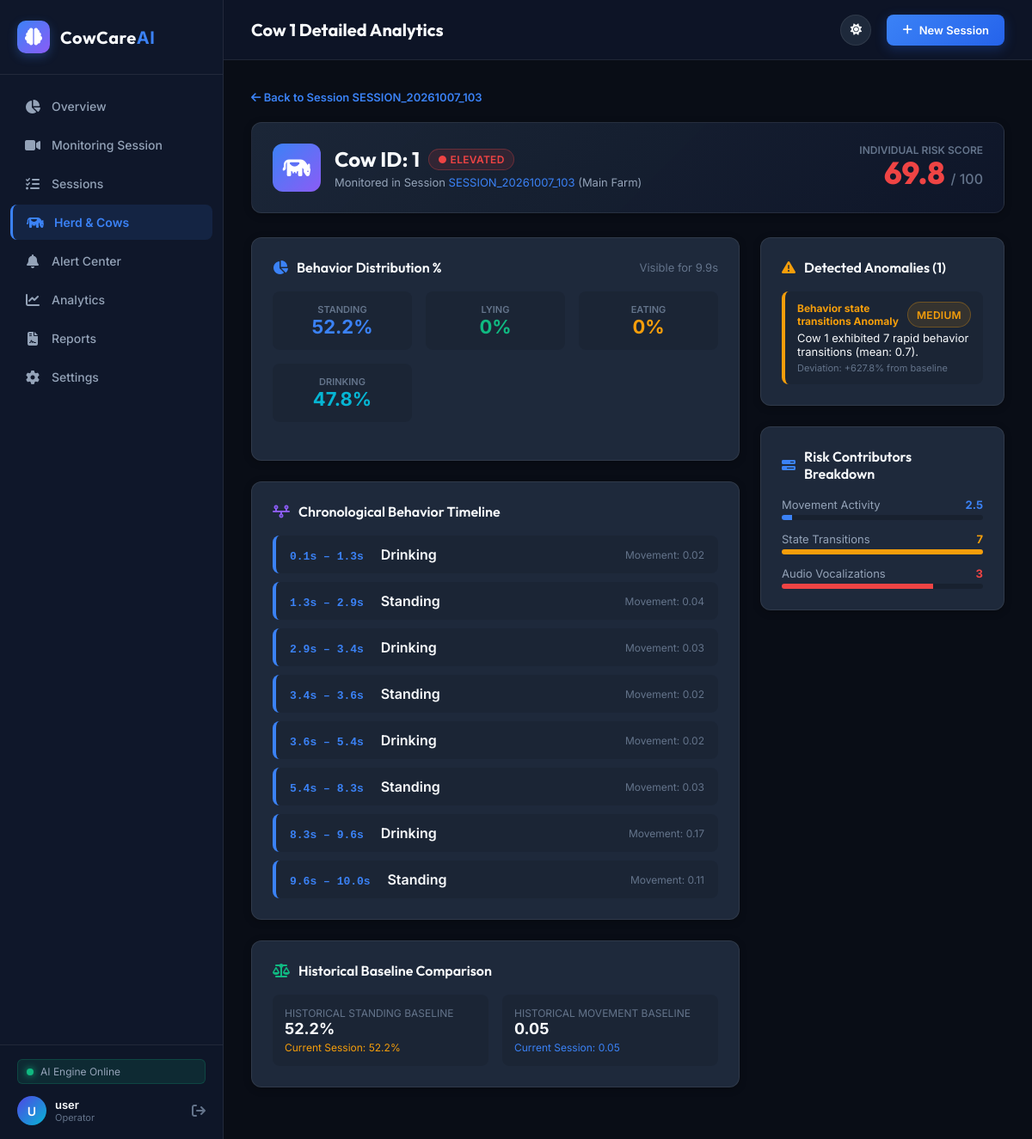
The page /cow/9/1 (signed in) on the database its author committed.
### tables this page shows
CREATE TABLE predictions (
            id              INTEGER PRIMARY KEY AUTOINCREMENT,
            user_id         INTEGER NOT NULL,
            video_input     TEXT,
            left_audio      TEXT,
            right_audio     TEXT,
            video_output    TEXT,
            csv_report      TEXT,
            html_report     TEXT,
            total_cows      INTEGER DEFAULT 0,
            total_alerts    INTEGER DEFAULT 0,
            alert_flag      INTEGER DEFAULT 0,
            status          TEXT DEFAULT 'pending',
            created         TEXT DEFAULT CURRENT_TIMESTAMP,
            finished        TEXT, session_code TEXT, farm_name TEXT DEFAULT 'Main Farm', location TEXT DEFAULT 'Barn A', camera_id TEXT DEFAULT 'Cam 1', duration REAL DEFAULT 0.0, left_duration REAL DEFAULT 0.0, right_duration REAL DEFAULT 0.0, sync_status TEXT DEFAULT 'Synchronized', total_events INTEGER DEFAULT 0, total_anomalies INTEGER DEFAULT 0, overall_risk REAL DEFAULT 0.0,
            FOREIGN KEY(user_id) REFERENCES users(id)
        );

CREATE TABLE cow_profiles (
            id                    INTEGER PRIMARY KEY AUTOINCREMENT,
            prediction_id         INTEGER NOT NULL,
            cow_id                TEXT NOT NULL,
            first_seen            REAL,
            last_seen             REAL,
            visible_duration      REAL,
            dominant_behavior     TEXT,
            standing_pct          REAL DEFAULT 0.0,
            lying_pct             REAL DEFAULT 0.0,
            eating_pct            REAL DEFAULT 0.0,
            drinking_pct          REAL DEFAULT 0.0,
            aggressive_pct        REAL DEFAULT 0.0,
            rumination_pct        REAL DEFAULT 0.0,
            movement_score        REAL DEFAULT 0.0,
            transitions_count     INTEGER DEFAULT 0,
            interaction_count     INTEGER DEFAULT 0,
            anomaly_count         INTEGER DEFAULT 0,
            audio_event_count     INTEGER DEFAULT 0,
            risk_score            REAL DEFAULT 0.0,
            risk_status           TEXT DEFAULT 'NORMAL',
            FOREIGN KEY(prediction_id) REFERENCES predictions(id) ON DELETE CASCADE
        );

CREATE TABLE behavior_timelines (
            id            INTEGER PRIMARY KEY AUTOINCREMENT,
            prediction_id INTEGER NOT NULL,
            cow_id        TEXT NOT NULL,
            start_time    REAL NOT NULL,
            end_time      REAL NOT NULL,
            behavior      TEXT NOT NULL,
            confidence    REAL DEFAULT 0.0,
            movement      REAL DEFAULT 0.0,
            FOREIGN KEY(prediction_id) REFERENCES predictions(id) ON DELETE CASCADE
        );

CREATE TABLE cow_baselines (
            id             INTEGER PRIMARY KEY AUTOINCREMENT,
            user_id        INTEGER NOT NULL,
            cow_id         TEXT NOT NULL,
            standing_mean  REAL DEFAULT 0.35,
            lying_mean     REAL DEFAULT 0.30,
            eating_mean    REAL DEFAULT 0.20,
            movement_mean  REAL DEFAULT 0.30,
            sample_count   INTEGER DEFAULT 1,
            updated_at     TEXT DEFAULT CURRENT_TIMESTAMP,
            FOREIGN KEY(user_id) REFERENCES users(id)
        );

CREATE TABLE anomalies (
            id            INTEGER PRIMARY KEY AUTOINCREMENT,
            prediction_id INTEGER NOT NULL,
            timestamp     REAL NOT NULL,
            cow_id        TEXT NOT NULL,
            feature       TEXT NOT NULL,
            baseline_val  REAL,
            current_val   REAL,
            deviation_pct REAL,
            severity      TEXT DEFAULT 'medium',
            explanation   TEXT,
            FOREIGN KEY(prediction_id) REFERENCES predictions(id) ON DELETE CASCADE
        );

### app.py (the view)
@app.route("/cow/<int:pid>/<cow_id>")
@login_required
def cow_detail(pid, cow_id):
    conn = get_db()
    uid = session["user_id"]
    pred = conn.execute("SELECT * FROM predictions WHERE id=? AND user_id=?", (pid, uid)).fetchone()
    if not pred:
        conn.close()
        abort(404)
    profile = conn.execute("SELECT * FROM cow_profiles WHERE prediction_id=? AND cow_id=?", (pid, cow_id)).fetchone()
    timelines = conn.execute("SELECT * FROM behavior_timelines WHERE prediction_id=? AND cow_id=? ORDER BY start_time", (pid, cow_id)).fetchall()
    anomalies = conn.execute("SELECT * FROM anomalies WHERE prediction_id=? AND cow_id=? ORDER BY timestamp", (pid, cow_id)).fetchall()
    events = conn.execute("SELECT * FROM multimodal_events WHERE prediction_id=? AND cow_id=? ORDER BY timestamp", (pid, cow_id)).fetchall()
    baseline = conn.execute("SELECT * FROM cow_baselines WHERE user_id=? AND cow_id=?", (uid, cow_id)).fetchone()
    interactions = conn.execute("SELECT * FROM cow_interactions WHERE prediction_id=? AND (cow_a=? OR cow_b=?)", (pid, cow_id, cow_id)).fetchall()
    conn.close()
    return render_template("cow_profile.html",
                           pred=pred,
                           profile=profile,
                           timelines=timelines,
                           anomalies=anomalies,
                           events=events,
                           baseline=baseline,
                           interactions=interactions,
                           cow_id=cow_id)

### templates/cow_profile.html (shortened to what this page needs)
{% extends "base.html" %}
{% block page_title %}Cow {{ cow_id }} Detailed Analytics{% endblock %}
{% block content %}
<div style="margin-bottom: 20px;">
  <a href="{{ url_for('result', pid=pred.id) }}" style="font-size: 13px; color: var(--accent-blue); text-decoration: none; font-weight: 600;">
    <i class="fas fa-arrow-left"></i> Back to Session {{ pred.session_code or ('SESSION_' ~ pred.id) }}
  </a>
</div>
<div class="card" style="background: linear-gradient(135deg, rgba(30, 41, 59, 0.9), rgba(15, 23, 42, 0.95)); border-color: var(--border-color); margin-bottom: 28px;">
  <div style="display: flex; align-items: center; justify-content: space-between; flex-wrap: wrap; gap: 20px;">
    <div style="display: flex; align-items: center; gap: 16px;">
      <div style="width: 56px; height: 56px; border-radius: 12px; background: linear-gradient(135deg, var(--accent-blue), var(--accent-purple)); display: flex; align-items: center; justify-content: center; font-size: 26px; color: #fff;">
        <i class="fas fa-cow"></i>
      </div>
      <div>
        <div style="display: flex; align-items: center; gap: 10px; margin-bottom: 4px;">
          <h2 style="font-family: 'Outfit', sans-serif; font-size: 24px; font-weight: 700; color: var(--text-main);">Cow ID: {{ cow_id }}</h2>
          <span class="badge-status {% if (profile.risk_score or 0) >= 60 %}high{% elif (profile.risk_score or 0) >= 30 %}attention{% else %}normal{% endif %}">
            ● {{ profile.risk_status if profile else 'NORMAL' }}
          </span>
        </div>
        <div style="font-size: 13px; color: var(--text-secondary);">
          Monitored in Session <code style="color: var(--accent-blue);">{{ pred.session_code or ('SESSION_' ~ pred.id) }}</code> ({{ pred.farm_name or 'Main Farm' }})
        </div>
      </div>
    </div>
    <div style="text-align: right;">
      <div style="font-size: 12px; font-weight: 600; color: var(--text-muted); text-transform: uppercase;">INDIVIDUAL RISK SCORE</div>
      <div style="font-family: 'Outfit', sans-serif; font-size: 36px; font-weight: 800; color: {% if (profile.risk_score or 0) >= 60 %}var(--accent-red){% elif (profile.risk_score or 0) >= 30 %}var(--accent-amber){% else %}var(--accent-green){% endif %}; margin-top: -4px;">
        {{ profile.risk_score or 0.0 }} <span style="font-size: 16px; color: var(--text-muted); font-weight: 500;">/ 100</span>
      </div>
    </div>
  </div>
</div>
<div style="display: grid; grid-template-columns: 2fr 1fr; gap: 24px; margin-bottom: 28px;">
  <div style="display: flex; flex-direction: column; gap: 24px;">
    <div class="card" style="margin-bottom: 0;">
      <div class="card-header">
        <div class="card-title">
          <i class="fas fa-pie-chart" style="color: var(--accent-blue);"></i>
          Behavior Distribution %
        </div>
        <span style="font-size: 13px; color: var(--text-muted);">Visible for {{ profile.visible_duration or 0 }}s</span>
      </div>
      <div style="display: grid; grid-template-columns: repeat(auto-fit, minmax(130px, 1fr)); gap: 16px; margin-bottom: 20px;">
        <div style="background: rgba(0,0,0,0.1); padding: 14px; border-radius: 8px; text-align: center;">
          <div style="font-size: 11px; color: var(--text-muted); font-weight: 600;">STANDING</div>
          <div style="font-size: 22px; font-weight: 700; color: var(--accent-blue);">{{ profile.standing_pct or 0 }}%</div>
        </div>
        <div style="background: rgba(0,0,0,0.1); padding: 14px; border-radius: 8px; text-align: center;">
          <div style="font-size: 11px; color: var(--text-muted); font-weight: 600;">LYING</div>
          <div style="font-size: 22px; font-weight: 700; color: var(--accent-green);">{{ profile.lying_pct or 0 }}%</div>
        </div>
        <div style="background: rgba(0,0,0,0.1); padding: 14px; border-radius: 8px; text-align: center;">
          <div style="font-size: 11px; color: var(--text-muted); font-weight: 600;">EATING</div>
          <div style="font-size: 22px; font-weight: 700; color: var(--accent-amber);">{{ profile.eating_pct or 0 }}%</div>
        </div>
        <div style="background: rgba(0,0,0,0.1); padding: 14px; border-radius: 8px; text-align: center;">
          <div style="font-size: 11px; color: var(--text-muted); font-weight: 600;">DRINKING</div>
          <div style="font-size: 22px; font-weight: 700; color: #06b6d4;">{{ profile.drinking_pct or 0 }}%</div>
        </div>
      </div>
    </div>
    <div class="card" style="margin-bottom: 0;">
      <div class="card-header">
        <div class="card-title">
          <i class="fas fa-timeline" style="color: var(--accent-purple);"></i>
          Chronological Behavior Timeline
        </div>
      </div>
      {% if timelines %}
      <div style="display: flex; flex-direction: column; gap: 10px;">
        {% for t in timelines %}
        <div style="display: flex; align-items: center; justify-content: space-between; padding: 12px 16px; background: rgba(0,0,0,0.1); border-radius: 8px; border-left: 4px solid var(--accent-blue);">
          <div>
            <span style="font-family: monospace; font-weight: 700; color: var(--accent-blue);">
              {{ "%.1f"|format(t.start_time) }}s – {{ "%.1f"|format(t.end_time) }}s
            </span>
            <span style="margin-left: 12px; font-weight: 600; color: var(--text-main);">
              {{ t.behavior | capitalize }}
            </span>
          </div>
          <span style="font-size: 12px; color: var(--text-muted);">
            Movement: {{ "%.2f"|format(t.movement or 0) }}
          </span>
        </div>
        {% endfor %}
      </div>
      {% else %}
      <div style="padding: 20px; text-align: center; color: var(--text-muted);">
        No continuous behavior timeline intervals recorded.
      </div>
      {% endif %}
    </div>
    <div class="card" style="margin-bottom: 0;">
      <div class="card-header">
        <div class="card-title">
          <i class="fas fa-scale-balanced" style="color: var(--accent-green);"></i>
          Historical Baseline Comparison
        </div>
      </div>
      {% if baseline %}
      <div style="display: grid; grid-template-columns: 1fr 1fr; gap: 16px;">
        <div style="background: rgba(0,0,0,0.1); padding: 14px; border-radius: 8px;">
          <div style="font-size: 12px; color: var(--text-muted);">HISTORICAL STANDING BASELINE</div>
          <div style="font-size: 18px; font-weight: 700; color: var(--text-main);">{{ "%.1f"|format((baseline.standing_mean or 0.35) * 100) }}%</div>
          <div style="font-size: 12px; color: var(--accent-amber); margin-top: 4px;">
            Current Session: {{ profile.standing_pct or 0 }}%
          </div>
        </div>
        <div style="background: rgba(0,0,0,0.1); padding: 14px; border-radius: 8px;">
          <div style="font-size: 12px; color: var(--text-muted);">HISTORICAL MOVEMENT BASELINE</div>
          <div style="font-size: 18px; font-weight: 700; color: var(--text-main);">{{ "%.2f"|format(baseline.movement_mean or 0.30) }}</div>
          <div style="font-size: 12px; color: var(--accent-blue); margin-top: 4px;">
            Current Session: {{ "%.2f"|format(profile.movement_score or 0.30) }}
          </div>
        </div>
      </div>
      {% endif %}
    </div>
  </div>
  <div style="display: flex; flex-direction: column; gap: 24px;">
    <div class="card" style="margin-bottom: 0;">
      <div class="card-header">
        <div class="card-title">
          <i class="fas fa-triangle-exclamation" style="color: var(--accent-amber);"></i>
          Detected Anomalies ({{ anomalies | length }})
        </div>
      </div>
      {% if anomalies %}
      <div style="display: flex; flex-direction: column; gap: 12px;">
        {% for a in anomalies %}
        <div style="padding: 12px 14px; background: rgba(0,0,0,0.1); border-radius: 8px; border-left: 4px solid var(--accent-amber);">
          <div style="display: flex; justify-content: space-between; font-size: 12px; margin-bottom: 4px;">
            <strong style="color: var(--accent-amber);">{{ a.feature | capitalize }} Anomaly</strong>
            <span class="badge-status attention">{{ a.severity.upper() }}</span>
          </div>
          <p style="font-size: 13px; color: var(--text-main); margin-bottom: 4px;">{{ a.explanation }}</p>
          <div style="font-size: 11px; color: var(--text-muted);">
            Deviation: +{{ "%.1f"|format(a.deviation_pct or 0) }}% from baseline
          </div>
        </div>
        {% endfor %}
      </div>
      {% else %}
      <div style="padding: 20px; text-align: center; color: var(--text-muted);">
        <i class="fas fa-check-circle" style="font-size: 28px; color: var(--accent-green); margin-bottom: 8px;"></i>
        <p style="font-size: 13px;">No Statistical Anomalies Detected</p>
      </div>
      {% endif %}
    </div>
    <div class="card" style="margin-bottom: 0;">
      <div class="card-header">
        <div class="card-title">
          <i class="fas fa-bars-progress" style="color: var(--accent-blue);"></i>
          Risk Contributors Breakdown
        </div>
      </div>
      <div style="display: flex; flex-direction: column; gap: 14px; font-size: 13px;">
        <div>
          <div style="display: flex; justify-content: space-between; margin-bottom: 4px;">
            <span style="color: var(--text-secondary);">Movement Activity</span>
            <strong style="color: var(--accent-blue);">{{ "%.1f"|format((profile.movement_score or 0.1) * 50) }}</strong>
          </div>
          <div style="height: 6px; background: rgba(0,0,0,0.2); border-radius: 3px; overflow: hidden;">
            <div style="width: {{ "%.0f"|format((profile.movement_score or 0.1) * 100) }}%; height: 100%; background: var(--accent-blue);"></div>
          </div>
        </div>
        <div>
          <div style="display: flex; justify-content: space-between; margin-bottom: 4px;">
            <span style="color: var(--text-secondary);">State Transitions</span>
            <strong style="color: var(--accent-amber);">{{ profile.transitions_count or 0 }}</strong>
          </div>
          <div style="height: 6px; background: rgba(0,0,0,0.2); border-radius: 3px; overflow: hidden;">
            <div style="width: {{ (profile.transitions_count or 0) * 20 }}%; height: 100%; background: var(--accent-amber);"></div>
          </div>
        </div>
        <div>
          <div style="display: flex; justify-content: space-between; margin-bottom: 4px;">
            <span style="color: var(--text-secondary);">Audio Vocalizations</span>
            <strong style="color: var(--accent-red);">{{ profile.audio_event_count or 0 }}</strong>
          </div>
          <div style="height: 6px; background: rgba(0,0,0,0.2); border-radius: 3px; overflow: hidden;">
            <div style="width: {{ (profile.audio_event_count or 0) * 25 }}%; height: 100%; background: var(--accent-red);"></div>
          </div>
        </div>
      </div>
    </div>
  </div>
</div>
{% endblock %}

### rows shown on the page
predictions: session_code "SESSION_20261007_103", farm_name "Main Farm"
cow_profiles: risk_status "ELEVATED", risk_score "69.8", visible_duration "9.9", standing_pct "52.2", lying_pct "0", eating_pct "0", drinking_pct "47.8", movement_score "0.05", (profile.movement_scoreor0.1)*50 "2.5", transitions_count "7", audio_event_count "3"
behavior_timelines: start_time "0.1", end_time "1.3", behavior "Drinking", movement "0.02"
behavior_timelines: start_time "1.3", end_time "2.9", behavior "Standing", movement "0.04"
behavior_timelines: start_time "2.9", end_time "3.4", behavior "Drinking", movement "0.03"
behavior_timelines: start_time "3.4", end_time "3.6", behavior "Standing", movement "0.02"
behavior_timelines: start_time "3.6", end_time "5.4", behavior "Drinking", movement "0.02"
behavior_timelines: start_time "5.4", end_time "8.3", behavior "Standing", movement "0.03"
behavior_timelines: start_time "8.3", end_time "9.6", behavior "Drinking", movement "0.17"
behavior_timelines: start_time "9.6", end_time "10.0", behavior "Standing", movement "0.11"
cow_baselines: (baseline.standing_meanor0.35)*100 "52.2", movement_mean "0.05"
anomalies: feature "Behavior state transitions", severity "MEDIUM", explanation "Cow 1 exhibited 7 rapid behavior transitions (mean: 0.7).", deviation_pct "627.8"

### other values the page prints
{{ session.get('username', 'U')[0].upper() }} "U"
{{ session.get('username', 'User') }} "user"
{{ cow_id }} "1"
{{ anomalies | length }} "1"
